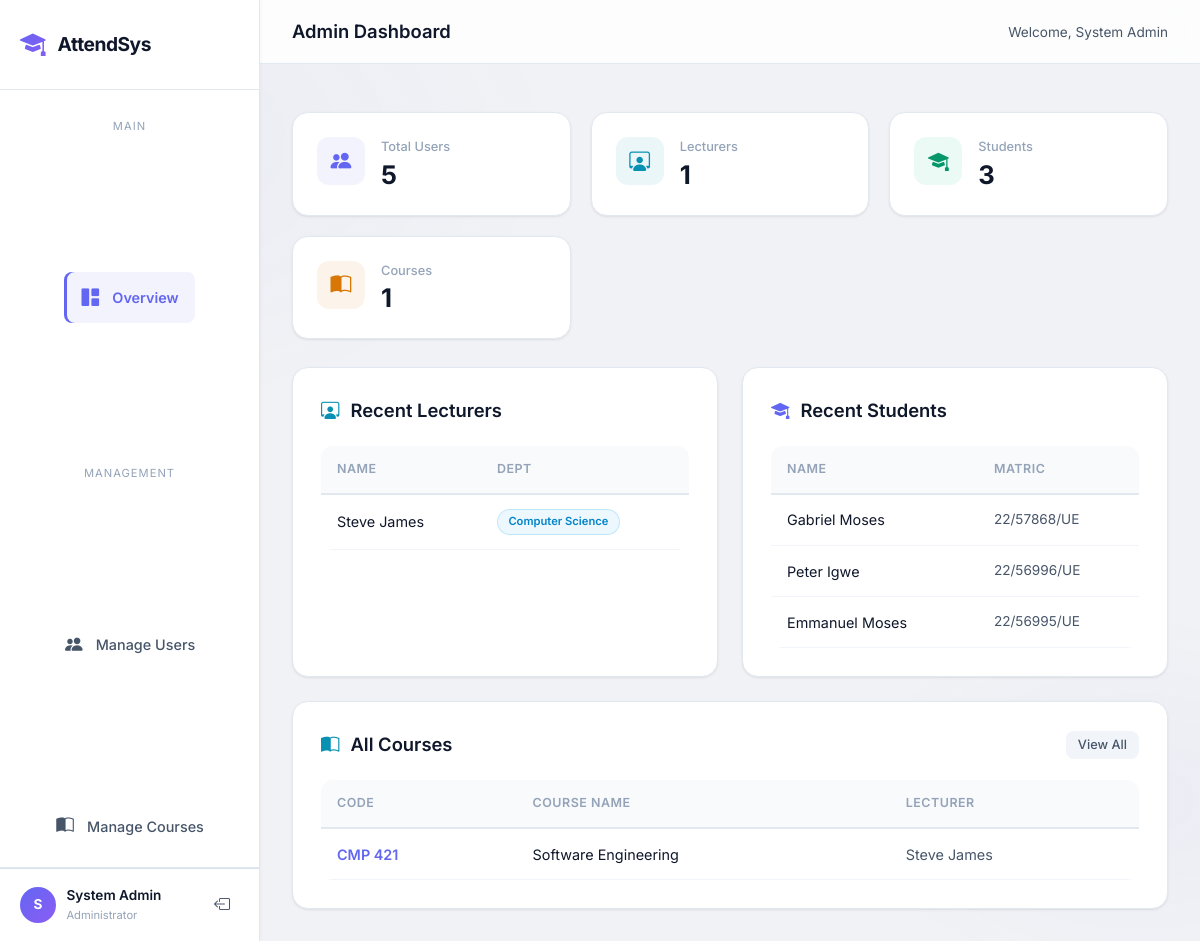
The page /admin (signed in) on the database as committed earlier.
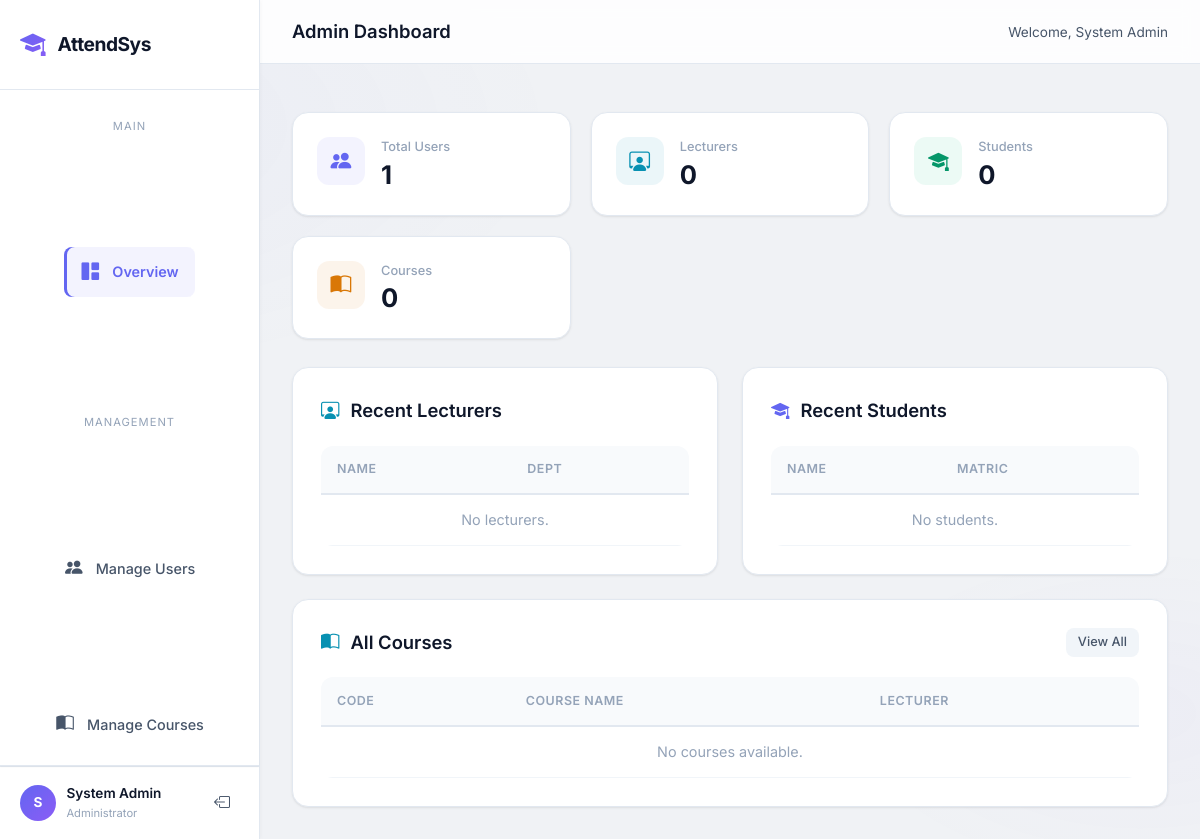
The same page on the database as committed later.
### models.py (models this page shows)
class User(db.Model, UserMixin):
    __tablename__ = 'users'
    id = db.Column(db.Integer, primary_key=True)
    username = db.Column(db.String(100), unique=True, nullable=False)
    password = db.Column(db.String(200), nullable=False)
    role = db.Column(db.String(20), nullable=False) # 'admin', 'lecturer', 'student'
    name = db.Column(db.String(100), nullable=False)
    department = db.Column(db.String(100), nullable=True) # Important for students
    photo_path = db.Column(db.String(200), nullable=True)
    face_encoding = db.Column(db.Text, nullable=True) # Store JSON string of 128-d array
    qr_code_path = db.Column(db.String(200), nullable=True)
    courses = db.relationship('Course', backref='lecturer', cascade="all, delete-orphan", lazy=True)
    attendances = db.relationship('Attendance', backref='student', cascade="all, delete-orphan", lazy=True)
    registered_students = db.relationship('User',
        secondary='student_ownership',
        primaryjoin=('User.id == student_ownership.c.lecturer_id'),
        secondaryjoin=('User.id == student_ownership.c.student_id'),
        backref=db.backref('registrars', lazy=True),
        lazy=True)

class Course(db.Model):
    __tablename__ = 'courses'
    id = db.Column(db.Integer, primary_key=True)
    course_code = db.Column(db.String(20), unique=True, nullable=False)
    course_name = db.Column(db.String(150), nullable=False)
    lecturer_id = db.Column(db.Integer, db.ForeignKey('users.id'), nullable=False)
    sessions = db.relationship('Session', backref='course', cascade="all, delete-orphan", lazy=True)

### routes.py (the view, shortened to what this page needs)
@main.route('/admin', methods=['GET', 'POST'])
@login_required
def admin_dashboard():
    if current_user.role != 'admin':
        return redirect(url_for('main.login'))
    users = User.query.all()
    courses = Course.query.all()
    lecturers = User.query.filter_by(role='lecturer').order_by(User.id.desc()).all()
    students = User.query.filter_by(role='student').order_by(User.id.desc()).all()
    return render_template('admin_dashboard.html', users=users, courses=courses, lecturers=lecturers, students=students)

### app.py (called while the page is built)
@login_manager.user_loader
def load_user(user_id):
    return User.query.get(int(user_id))

### templates/admin_dashboard.html (shortened to what the changed rows need)
{% extends "base.html" %}
{% block body %}
<div class="dashboard-layout">
    <main class="main-content">
        <div class="topbar">
            <h1 class="page-title">Admin Dashboard</h1>
        </div>
        <div class="content-area">
            <div class="tab-section active" data-tab="overview">
                <div class="stats-grid">
                    <div class="stat-card">
                        <div class="stat-info">
                            <div class="stat-label">Total Users</div>
                            <div class="stat-value">{{ users|length }}</div>
                        </div>
                    </div>
                    <div class="stat-card">
                        <div class="stat-info">
                            <div class="stat-label">Lecturers</div>
                            <div class="stat-value">{{ lecturers|length }}</div>
                        </div>
                    </div>
                    <div class="stat-card">
                        <div class="stat-info">
                            <div class="stat-label">Students</div>
                            <div class="stat-value">{{ users|selectattr('role','equalto','student')|list|length }}</div>
                        </div>
                    </div>
                    <div class="stat-card">
                        <div class="stat-info">
                            <div class="stat-label">Courses</div>
                            <div class="stat-value">{{ courses|length }}</div>
                        </div>
                    </div>
                </div>
                <div class="content-grid" style="grid-template-columns: repeat(2, 1fr);">
                    <div class="glass-card">
                        <div class="table-wrapper">
                            <table>
                                <thead>
                                    <tr><th>Name</th><th>Dept</th></tr>
                                </thead>
                                <tbody>
                                    {% for u in lecturers[:5] %}
                                    <tr>
                                        <td style="color:var(--text-primary);">{{ u.name }}</td>
                                        <td><span class="badge badge-lecturer" style="font-size: 0.7rem;">{{ u.department or 'N/A' }}</span></td>
                                    </tr>
                                    {% else %}
                                    <tr><td colspan="2" class="text-center text-muted">No lecturers.</td></tr>
                                    {% endfor %}
                                </tbody>
                            </table>
                        </div>
                    </div>
                    <div class="glass-card">
                        <div class="table-wrapper">
                            <table>
                                <thead>
                                    <tr><th>Name</th><th>Matric</th></tr>
                                </thead>
                                <tbody>
                                    {% for u in students[:5] %}
                                    <tr>
                                        <td style="color:var(--text-primary);">{{ u.name }}</td>
                                        <td style="font-size: 0.85rem;">{{ u.username }}</td>
                                    </tr>
                                    {% else %}
                                    <tr><td colspan="2" class="text-center text-muted">No students.</td></tr>
                                    {% endfor %}
                                </tbody>
                            </table>
                        </div>
                    </div>
                    <div class="glass-card" style="grid-column: span 2;">
                        <div class="table-wrapper">
                            <table>
                                <thead>
                                    <tr><th>Code</th><th>Course Name</th><th>Lecturer</th></tr>
                                </thead>
                                <tbody>
                                    {% for c in courses[:5] %}
                                    <tr>
                                        <td style="color:var(--primary);font-weight:600;">{{ c.course_code }}</td>
                                        <td style="color:var(--text-primary);">{{ c.course_name }}</td>
                                        <td>{{ c.lecturer.name }}</td>
                                    </tr>
                                    {% else %}
                                    <tr><td colspan="3" class="text-center text-muted">No courses available.</td></tr>
                                    {% endfor %}
                                </tbody>
                            </table>
                        </div>
                    </div>
                </div>
            </div>
        </div>
    </main>
</div>
{% endblock %}

Rows that differ between the two databases and show on the page:
removed User: name "Steve James", department "Computer Science", shown under "Recent Lecturers"
removed User: name "Gabriel Moses", username "22/57868/UE", shown under "Recent Students"
removed User: name "Peter Igwe", username "22/56996/UE", shown under "Recent Students"
removed User: name "Emmanuel Moses", username "22/56995/UE", shown under "Recent Students"
removed Course: course_code "CMP 421", course_name "Software Engineering", lecturer.name "Steve James"
Other text that changed with them:
{{ users|length }}: "5" → "1"
{{ lecturers|length }}: "1" → "0"
{{ users|selectattr('role','equalto','student')|list|length }}: "3" → "0"
{{ courses|length }}: "1" → "0"
text now shown: "No lecturers. No students. No courses available."
